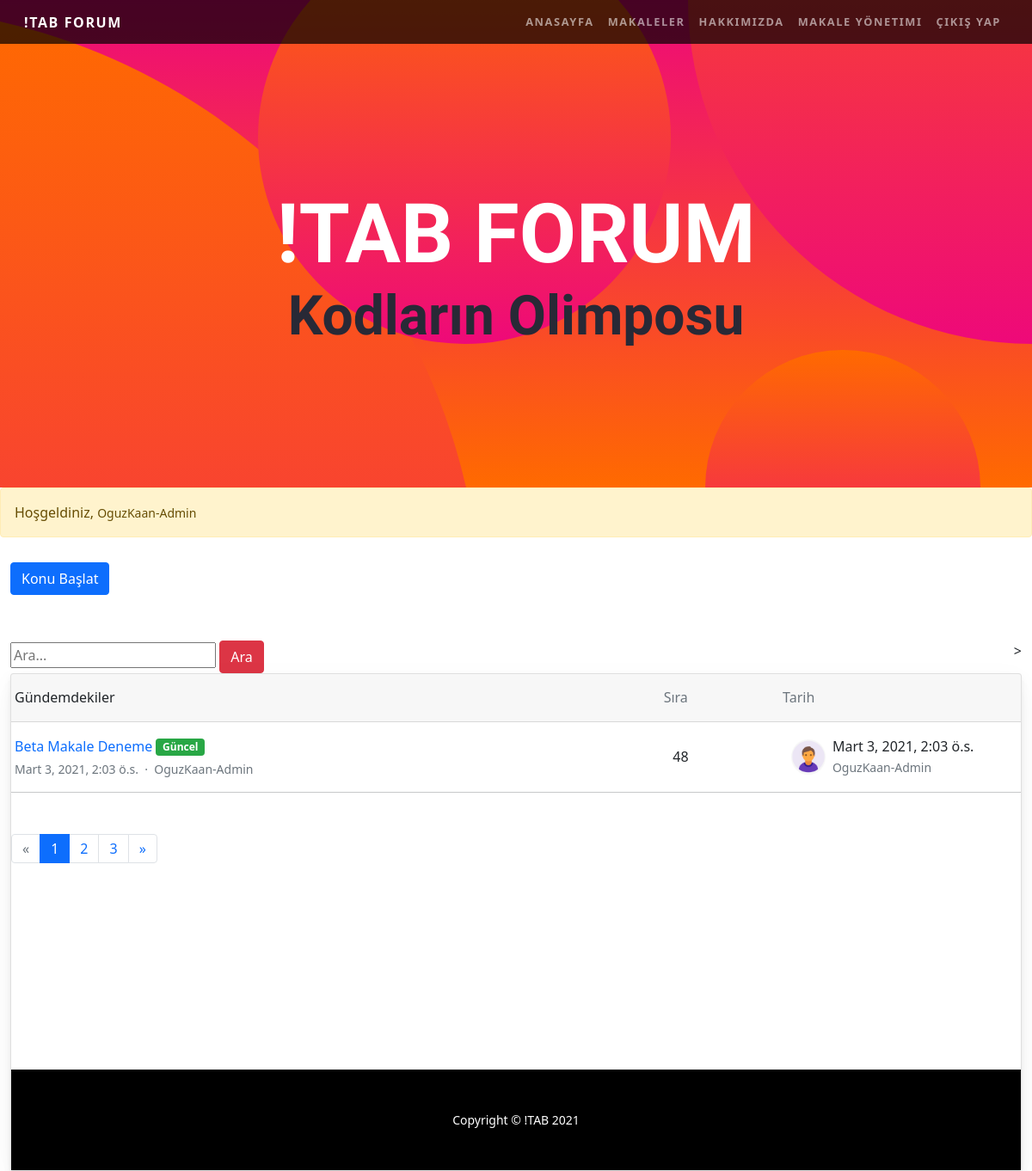
Screenshot of /articles/ (signed in) with the database file from the repository.
### article/models.py (models this page shows, shortened)
class Article(models.Model):
    author = models.ForeignKey("auth.User",on_delete = models.CASCADE,verbose_name = "Yazar ")
    title = models.CharField(max_length = 50,verbose_name = "Başlık  ")
    content = RichTextField(verbose_name="İçerik ")
    created_date = models.DateTimeField(auto_now_add=True,verbose_name="Oluşturulma Tarihi")
    article_image = models.FileField(blank = True,null = True,verbose_name="Makaleye Fotoğraf Ekleyin")

class Customer(models.Model):
    user = models.OneToOneField(User,null = True,on_delete=models.CASCADE)
    name = models.CharField(max_length=40,null=True,verbose_name="Adınız ve Soyadınız")
    email = models.CharField(max_length=200,null=True,verbose_name="E-posta")
    date_created = models.DateTimeField(auto_now_add=True,null=True)
    profile = models.ImageField(default="user.png",null = True,blank = True,verbose_name="Profil Fotoğrafınız")

### article/views.py (the view)
# urls.py: path("",views.articles,name="articles"),
def articles(request):
    if request.user.is_authenticated == False:
        return redirect("/articles/articles2")
        messages.error(request,"Projelere Erişmek İçin Lütfen Giriş Yapınız")
    if request.user.is_authenticated == True:
        articles = Article.objects.all()
        keyword = request.GET.get("keyword")
        if keyword:
            articles = Article.objects.filter(title__contains = keyword)
            return render(request,"articles.html",{"articles":articles})
        return render(request,"articles.html",{"articles":articles})
    else:
        articles = Article.objects.all()
        articles = Article.objects.filter(author=request.user)
        context = {
            "articles":articles,
        }
    return render(request,"articles.html",context)

### templates/articles.html (shortened to what this page needs)
{% extends 'base.html' %}
{% load static %}
{% block body %}
<header class="masthead text-center text-white" style="color:white;">
    <div class="masthead-content">
      <div class="container">
        <h1 class="masthead-heading mb-0" style="color:white;">!TAB FORUM</h1>
        <h2 class="masthead-subheading mb-0">Kodların Olimposu</h2>
      </div>
    </div>
    <div class="bg-circle-1 bg-circle"></div>
    <div class="bg-circle-2 bg-circle"></div>
    <div class="bg-circle-3 bg-circle"></div>
    <div class="bg-circle-4 bg-circle"></div>
  </header>
<div class="alert alert-warning">Hoşgeldiniz, <small>{{request.user.username}}</small></div>
<a href="/articles/dashboard"><button class="btn btn-primary" style="margin-left:1%; margin-bottom:-3%;"> Konu Başlat</button></a>
{% if articles %}
<div class="container-fluid mt-100">
    <div class="d-flex flex-wrap justify-content-between">
        <form>
                <input type="text" name = "keyword" class="input-sm" maxlength="64" placeholder="Ara...">
              <button type="submit" class="btn btn-danger">Ara</button>
            </form>>
    </div>
    <div class="card mb-3">
        <div class="card-header pl-0 pr-0">
            <div class="row no-gutters w-100 align-items-center">
                <div class="col ml-3">Gündemdekiler</div>
                <div class="col-4 text-muted">
                    <div class="row no-gutters align-items-center">
                        <div class="col-4">Sıra</div>
                        <div class="col-8">Tarih</div>
                    </div>
                </div>
            </div>
        </div>
        {% for article in articles  %}
        <div class="card-body py-3">
            <div class="row no-gutters align-items-center">
                <div class="col"> <a href="/articles/article/{{article.id}}" class="text-big" data-abc="true">{{article.title}}</a><span class="badge badge-success align-text-bottom ml-1" >Güncel</span>
                    <div class="text-muted small mt-1">{{article.created_date}} &nbsp;·&nbsp; <a href="javascript:void(0)" class="text-muted" data-abc="true">{{article.author}}</a></div>
                </div>
                <div class="d-none d-md-block col-4">
                    <div class="row no-gutters align-items-center">
                        <div class="col-4">{{article.id}}</div>
                        <div class="media col-8 align-items-center"> <img src="{{request.user.customer.profile.url}}" alt="" class="d-block ui-w-30 rounded-circle">
                            <div class="media-body flex-truncate ml-2">
                                <div class="line-height-1 text-truncate">{{article.created_date}}</div> <a href="javascript:void(0)" class="text-muted small text-truncate" data-abc="true">{{article.author}}</a>
                            </div>
                        </div>
                    </div>
                </div>
            </div>
        </div>
        <hr class="m-0">
        {% endfor %}
        <br><br>
        <nav>
        <ul class="pagination mb-5">
            <li class="page-item disabled"><a class="page-link" href="javascript:void(0)" data-abc="true">«</a></li>
            <li class="page-item active"><a class="page-link" href="javascript:void(0)" data-abc="true">1</a></li>
            <li class="page-item"><a class="page-link" href="javascript:void(0)" data-abc="true">2</a></li>
            <li class="page-item"><a class="page-link" href="javascript:void(0)" data-abc="true">3</a></li>
            <li class="page-item"><a class="page-link" href="javascript:void(0)" data-abc="true">»</a></li>
        </ul>
    </nav>
{% else %}
<br><br><br><br><br>
<div class="alert alert-danger">Böyle Bir Makale Bulunamadı</div>
{% endif %}
<br><br><br><br><br><br><br><br>
{% endblock body %}

### static/css/navbar.css (style rules this page uses)
body { font-family: 'Lato'; }
h1, h2, h3, h4, h5, h6 { font-family: 'Catamaran'; font-weight: 800 !important; }
header.masthead { position: relative; overflow: hidden; padding-top: calc(7rem + 72px); padding-bottom: 7rem; background: linear-gradient(0deg, #ff6a00 0%, #ee0979 100%); background-repeat: no-repeat; background-position: center center; background-attachment: scroll; background-size: cover; }
header.masthead .masthead-content { z-index: 1; position: relative; }
header.masthead .masthead-content .masthead-heading { font-size: 4rem; }
header.masthead .masthead-content .masthead-subheading { font-size: 2rem; }
header.masthead .bg-circle { z-index: 0; position: absolute; border-radius: 100%; background: linear-gradient(0deg, #ee0979 0%, #ff6a00 100%); }
header.masthead .bg-circle-1 { height: 90rem; width: 90rem; bottom: -55rem; left: -55rem; }
header.masthead .bg-circle-2 { height: 50rem; width: 50rem; top: -25rem; right: -25rem; }
header.masthead .bg-circle-3 { height: 20rem; width: 20rem; bottom: -10rem; right: 5%; }
header.masthead .bg-circle-4 { height: 30rem; width: 30rem; top: -5rem; right: 35%; }
@media (min-width: 992px) { header.masthead { padding-top: calc(10rem + 55px); padding-bottom: 10rem; } }
@media (min-width: 992px) { header.masthead .masthead-content .masthead-heading { font-size: 6rem; } }
@media (min-width: 992px) { header.masthead .masthead-content .masthead-subheading { font-size: 4rem; } }
.btn-primary { background-color: #ee0979; border-color: #ee0979; }

### static/css/navbar2.css (style rules this page uses)
body { font-family:Lato }
h1,h2,h3,h4,h5,h6 { font-family:Catamaran;font-weight:800!important }
header.masthead { position:relative;overflow:hidden;padding-top:calc(7rem + 72px);padding-bottom:7rem;background:linear-gradient(0deg,#ff6a00 0,#ee0979 100%);background-repeat:no-repeat;background-position:center center;background-attachment:scroll;background-size:cover }
header.masthead .masthead-content { z-index:1;position:relative }
header.masthead .masthead-content .masthead-heading { font-size:4rem }
header.masthead .masthead-content .masthead-subheading { font-size:2rem }
header.masthead .bg-circle { z-index:0;position:absolute;border-radius:100%;background:linear-gradient(0deg,#ee0979 0,#ff6a00 100%) }
header.masthead .bg-circle-1 { height:90rem;width:90rem;bottom:-55rem;left:-55rem }
header.masthead .bg-circle-2 { height:50rem;width:50rem;top:-25rem;right:-25rem }
header.masthead .bg-circle-3 { height:20rem;width:20rem;bottom:-10rem;right:5% }
header.masthead .bg-circle-4 { height:30rem;width:30rem;top:-5rem;right:35% }
@media (min-width:992px) { header.masthead { padding-top:calc(10rem + 55px);padding-bottom:10rem } }
@media (min-width:992px) { header.masthead .masthead-content .masthead-heading { font-size:6rem } }
@media (min-width:992px) { header.masthead .masthead-content .masthead-subheading { font-size:4rem } }
.btn-primary { background-color:#ee0979;border-color:#ee0979 }

### static/css/section.css (style rules this page uses)
body { position: relative; font-weight: 400; font-size: 16px; color: #8a919c; line-height: 30px; }
h1, h2, h3, h4, h5, h6 { margin: 0; padding: 0; color: #282936; }

### static/css/page.css (style rules this page uses)
body { background: #f4f4f4; }

### static/css/article.css (style rules this page uses)
body { margin: 0; font-family: -apple-system, BlinkMacSystemFont, "Segoe UI", Roboto, "Helvetica Neue", Arial, "Noto Sans", sans-serif, "Apple Color Emoji", "Segoe UI Emoji", "Segoe UI Symbol", "Noto Color Emoji"; font-size: .88rem; font-weight: 400; line-height: 1.5; color: #495057; text-align: left; background-color: #eef1f3 }
.mt-100 { margin-top: 80px }
.card { box-shadow: 0 0.46875rem 2.1875rem rgba(4, 9, 20, 0.03), 0 0.9375rem 1.40625rem rgba(4, 9, 20, 0.03), 0 0.25rem 0.53125rem rgba(4, 9, 20, 0.05), 0 0.125rem 0.1875rem rgba(4, 9, 20, 0.03); border-width: 0; transition: all .2s }
.card-header:first-child { border-radius: calc(.25rem - 1px) calc(.25rem - 1px) 0 0 }
.card-header { display: flex; align-items: center; border-bottom-width: 1px; padding-top: 0; padding-bottom: 0; padding-right: .625rem; height: 3.5rem; background-color: #fff; border-bottom: 1px solid rgba(26, 54, 126, 0.125) }
.btn-primary { color: #fff; background-color: #3f6ad8; border-color: #3f6ad8 }
.card-body { flex: 1 1 auto; padding: 1.25rem }
.flex-truncate { min-width: 0 !important }
.d-block { display: block !important }
a { color: #E91E63; text-decoration: none !important; background-color: transparent }
.media img { width: 40px; height: auto }

### static/css/detail.css (style rules this page uses)
body { margin-top:20px; }

### static/css/user.css (style rules this page uses)
body { margin-top:20px; background-color: #f0f2f5; }

### rows the page displays
Article: title "Beta Makale Deneme", created_date "Mart 3, 2021, 2:03 ö.s.", author "OguzKaan-Admin", id "48", user.customer.profile (placeholder picture)

### other values shown
{{ request.user.username }} "OguzKaan-Admin"
